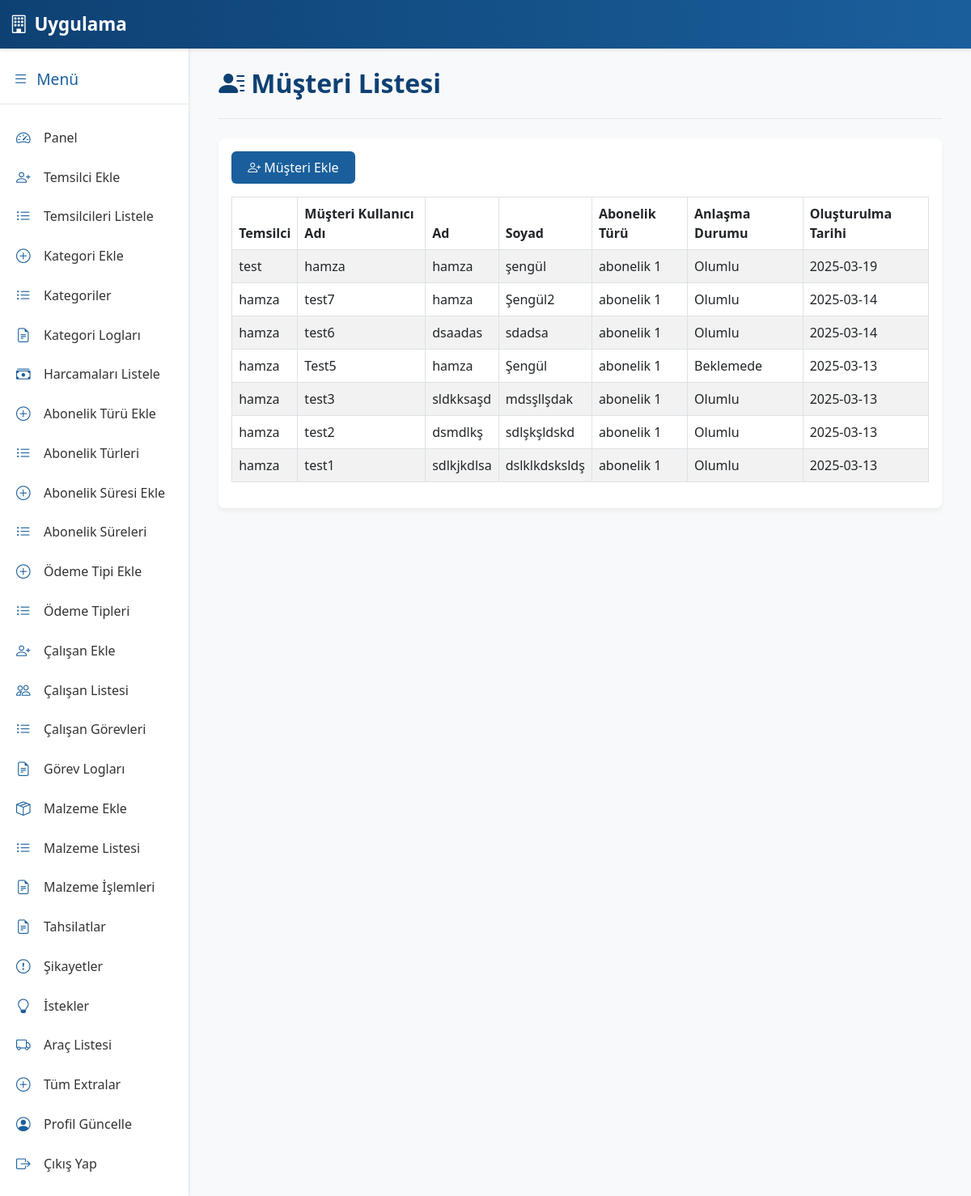
The page /list-customers-admin/ (signed in) on the database its author committed.
### core/models.py (models this page shows, shortened)
class Customer(models.Model):
    AGREEMENT_STATUS_CHOICES = (
    ('beklemede', 'Beklemede'),
    ('olumlu', 'Olumlu'),
    ('olumsuz', 'Olumsuz'),
)
    rep = models.ForeignKey(settings.AUTH_USER_MODEL, on_delete=models.CASCADE,
                            verbose_name="Temsilci")  # Kaydı oluşturan temsilci
    username = models.CharField(max_length=150, unique=True)
    first_name = models.CharField(max_length=150)
    last_name = models.CharField(max_length=150)
    identification = models.CharField(max_length=100, blank=True, null=True, verbose_name="TC/Vergi No")
    tax_office = models.CharField(max_length=150, blank=True, null=True, verbose_name="Vergi Dairesi")
    address = models.TextField()
    subscription_type = models.ForeignKey(SubscriptionType, on_delete=models.SET_NULL, null=True)
    subscription_duration = models.ForeignKey(SubscriptionDuration, on_delete=models.SET_NULL, null=True)
    subscription_start_date = models.DateField()
    payment_type = models.ForeignKey(PaymentType, on_delete=models.SET_NULL, null=True)
    amount = models.DecimalField(max_digits=10, decimal_places=2)
    description = models.TextField(blank=True, null=True)
    agreement_status = models.CharField(max_length=10, choices=AGREEMENT_STATUS_CHOICES)
    created_at = models.DateTimeField(auto_now_add=True)

class User(AbstractUser):
    department = models.CharField(max_length=100, blank=True, null=True)
    LEVEL_CHOICES = (
        (1, 'Kademe 1'),
        (2, 'Kademe 2'),
        (3, 'Kademe 3'),
        (4, 'Kademe 4'),
    )
    level = models.PositiveSmallIntegerField(choices=LEVEL_CHOICES, default=1, blank=True, null=True)

class SubscriptionType(models.Model):
    name = models.CharField(max_length=100)
    description = models.TextField(blank=True, null=True)

### core/views.py (the view)
# urls.py: path('list-customers-admin/', views.list_customers_admin, name='list_customers_admin'),
@login_required
def list_customers_admin(request):
    if not request.user.is_superuser:
        return redirect('home')
    customers = Customer.objects.all().order_by("-created_at")
    rep_username = request.GET.get('rep_username', '')
    customer_username = request.GET.get('customer_username', '')
    subscription_type = request.GET.get('subscription_type', '')
    agreement_status = request.GET.get('agreement_status', '')
    if rep_username:
        customers = customers.filter(rep__username__icontains=rep_username)
    if customer_username:
        customers = customers.filter(username__icontains=customer_username)
    if subscription_type:
        customers = customers.filter(subscription_type__id=subscription_type)
    if agreement_status:
        customers = customers.filter(agreement_status=agreement_status)
    context = {
        'customers': customers,
        'subscription_types': SubscriptionType.objects.all(),
    }
    return render(request, "list_customers_admin.html", context)

### core/templates/list_customers_admin.html (shortened to what this page needs)
{% extends "base.html" %}
{% block content %}
<div class="container">
  <div class="page-header">
    <h2><i class="bi bi-person-lines-fill me-2"></i>Müşteri Listesi</h2>
  </div>
  <div class="card">
    <div class="card-body">
      <a href="{% url 'add_customer_admin' %}" class="btn btn-corporate mb-3">
        <i class="bi bi-person-plus me-1"></i>Müşteri Ekle
      </a>
      <table class="table table-bordered table-striped">
        <thead>
          <tr>
            <th>Temsilci</th>
            <th>Müşteri Kullanıcı Adı</th>
            <th>Ad</th>
            <th>Soyad</th>
            <th>Abonelik Türü</th>
            <th>Anlaşma Durumu</th>
            <th>Oluşturulma Tarihi</th>
          </tr>
        </thead>
        <tbody>
          {% for customer in customers %}
          <tr>
            <td>{{ customer.rep.username }}</td>
            <td>{{ customer.username }}</td>
            <td>{{ customer.first_name }}</td>
            <td>{{ customer.last_name }}</td>
            <td>{{ customer.subscription_type.name }}</td>
            <td>{{ customer.get_agreement_status_display }}</td>
            <td>{{ customer.created_at|date:"Y-m-d" }}</td>
          </tr>
          {% empty %}
          <tr>
            <td colspan="7">Hiç müşteri bulunamadı.</td>
          </tr>
          {% endfor %}
        </tbody>
      </table>
    </div>
  </div>
</div>
{% endblock %}

### core/templates/base.html (style rules this page uses)
:root { --primary-color: #1a5f9c; --primary-light: #2d7cc0; --primary-lighter: #5298d8; --primary-dark: #0e4173; --accent-color: #3498db; --text-light: #ffffff; --text-dark: #333333; --background-light: #f8f9fa; --border-color: #e2e8f0; }
body { background-color: var(--background-light); font-family: 'Segoe UI', Roboto, Arial, sans-serif; }
.btn-corporate { background-color: var(--primary-color); color: var(--text-light); border: none; transition: all 0.3s ease; }
.card { border-radius: 8px; box-shadow: 0 4px 6px rgba(0,0,0,0.05); border: none; margin-bottom: 1.5rem; transition: all 0.3s ease; }
.btn { border-radius: 6px; padding: 0.5rem 1.25rem; font-weight: 500; transition: all 0.3s ease; }
.page-header { margin-bottom: 1.5rem; padding-bottom: 1rem; border-bottom: 1px solid var(--border-color); }
.page-header h2 { color: var(--primary-dark); font-weight: 600; }

### rows shown on the page
Customer: rep.username "test", username "hamza", first_name "hamza", last_name "şengül", subscription_type.name "abonelik 1", agreement_status "Olumlu", created_at "2025-03-19"
Customer: rep.username "hamza", username "test7", first_name "hamza", last_name "Şengül2", subscription_type.name "abonelik 1", agreement_status "Olumlu", created_at "2025-03-14"
Customer: rep.username "hamza", username "test6", first_name "dsaadas", last_name "sdadsa", subscription_type.name "abonelik 1", agreement_status "Olumlu", created_at "2025-03-14"
Customer: rep.username "hamza", username "Test5", first_name "hamza", last_name "Şengül", subscription_type.name "abonelik 1", agreement_status "Beklemede", created_at "2025-03-13"
Customer: rep.username "hamza", username "test3", first_name "sldkksaşd", last_name "mdsşllşdak", subscription_type.name "abonelik 1", agreement_status "Olumlu", created_at "2025-03-13"
Customer: rep.username "hamza", username "test2", first_name "dsmdlkş", last_name "sdlşkşldskd", subscription_type.name "abonelik 1", agreement_status "Olumlu", created_at "2025-03-13"
Customer: rep.username "hamza", username "test1", first_name "sdlkjkdlsa", last_name "dslklkdsksldş", subscription_type.name "abonelik 1", agreement_status "Olumlu", created_at "2025-03-13"
